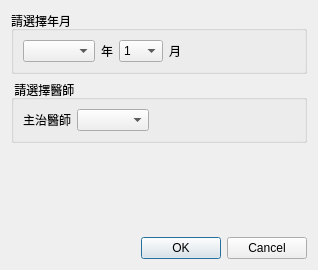
<?xml version="1.0" encoding="UTF-8"?>
<ui version="4.0">
 <class>Dialog_date_picker</class>
 <widget class="QDialog" name="Dialog_date_picker">
  <property name="windowModality">
   <enum>Qt::NonModal</enum>
  </property>
  <property name="geometry">
   <rect>
    <x>0</x>
    <y>0</y>
    <width>318</width>
    <height>270</height>
   </rect>
  </property>
  <property name="sizePolicy">
   <sizepolicy hsizetype="Preferred" vsizetype="Preferred">
    <horstretch>0</horstretch>
    <verstretch>0</verstretch>
   </sizepolicy>
  </property>
  <property name="windowTitle">
   <string>日期選擇</string>
  </property>
  <layout class="QVBoxLayout" name="verticalLayout">
   <item>
    <widget class="QGroupBox" name="groupBox">
     <property name="title">
      <string>請選擇年月</string>
     </property>
     <property name="flat">
      <bool>true</bool>
     </property>
     <layout class="QGridLayout" name="gridLayout">
      <item row="1" column="2">
       <widget class="QComboBox" name="comboBox_month">
        <item>
         <property name="text">
          <string>1</string>
         </property>
        </item>
        <item>
         <property name="text">
          <string>2</string>
         </property>
        </item>
        <item>
         <property name="text">
          <string>3</string>
         </property>
        </item>
        <item>
         <property name="text">
          <string>4</string>
         </property>
        </item>
        <item>
         <property name="text">
          <string>5</string>
         </property>
        </item>
        <item>
         <property name="text">
          <string>6</string>
         </property>
        </item>
        <item>
         <property name="text">
          <string>7</string>
         </property>
        </item>
        <item>
         <property name="text">
          <string>8</string>
         </property>
        </item>
        <item>
         <property name="text">
          <string>9</string>
         </property>
        </item>
        <item>
         <property name="text">
          <string>10</string>
         </property>
        </item>
        <item>
         <property name="text">
          <string>11</string>
         </property>
        </item>
        <item>
         <property name="text">
          <string>12</string>
         </property>
        </item>
       </widget>
      </item>
      <item row="1" column="1">
       <widget class="QLabel" name="label_2">
        <property name="text">
         <string>年</string>
        </property>
        <property name="alignment">
         <set>Qt::AlignLeading|Qt::AlignLeft|Qt::AlignVCenter</set>
        </property>
       </widget>
      </item>
      <item row="1" column="0">
       <widget class="QComboBox" name="comboBox_year"/>
      </item>
      <item row="1" column="3">
       <widget class="QLabel" name="label_month">
        <property name="text">
         <string>月</string>
        </property>
       </widget>
      </item>
      <item row="1" column="4">
       <spacer name="horizontalSpacer">
        <property name="orientation">
         <enum>Qt::Horizontal</enum>
        </property>
        <property name="sizeHint" stdset="0">
         <size>
          <width>40</width>
          <height>20</height>
         </size>
        </property>
       </spacer>
      </item>
     </layout>
    </widget>
   </item>
   <item>
    <widget class="QGroupBox" name="groupBox_doctor">
     <property name="title">
      <string> 請選擇醫師</string>
     </property>
     <property name="flat">
      <bool>true</bool>
     </property>
     <layout class="QGridLayout" name="gridLayout_2">
      <item row="0" column="0">
       <widget class="QLabel" name="label">
        <property name="text">
         <string>主治醫師</string>
        </property>
       </widget>
      </item>
      <item row="0" column="1">
       <widget class="QComboBox" name="comboBox_doctor"/>
      </item>
      <item row="0" column="2">
       <spacer name="horizontalSpacer_2">
        <property name="orientation">
         <enum>Qt::Horizontal</enum>
        </property>
        <property name="sizeHint" stdset="0">
         <size>
          <width>40</width>
          <height>20</height>
         </size>
        </property>
       </spacer>
      </item>
     </layout>
    </widget>
   </item>
   <item>
    <spacer name="verticalSpacer">
     <property name="orientation">
      <enum>Qt::Vertical</enum>
     </property>
     <property name="sizeHint" stdset="0">
      <size>
       <width>20</width>
       <height>40</height>
      </size>
     </property>
    </spacer>
   </item>
   <item>
    <widget class="QDialogButtonBox" name="buttonBox">
     <property name="orientation">
      <enum>Qt::Horizontal</enum>
     </property>
     <property name="standardButtons">
      <set>QDialogButtonBox::Cancel|QDialogButtonBox::Ok</set>
     </property>
     <property name="centerButtons">
      <bool>false</bool>
     </property>
    </widget>
   </item>
  </layout>
 </widget>
 <resources/>
 <connections>
  <connection>
   <sender>buttonBox</sender>
   <signal>accepted()</signal>
   <receiver>Dialog_date_picker</receiver>
   <slot>accept()</slot>
   <hints>
    <hint type="sourcelabel">
     <x>248</x>
     <y>254</y>
    </hint>
    <hint type="destinationlabel">
     <x>157</x>
     <y>274</y>
    </hint>
   </hints>
  </connection>
  <connection>
   <sender>buttonBox</sender>
   <signal>rejected()</signal>
   <receiver>Dialog_date_picker</receiver>
   <slot>reject()</slot>
   <hints>
    <hint type="sourcelabel">
     <x>316</x>
     <y>260</y>
    </hint>
    <hint type="destinationlabel">
     <x>286</x>
     <y>274</y>
    </hint>
   </hints>
  </connection>
 </connections>
</ui>
